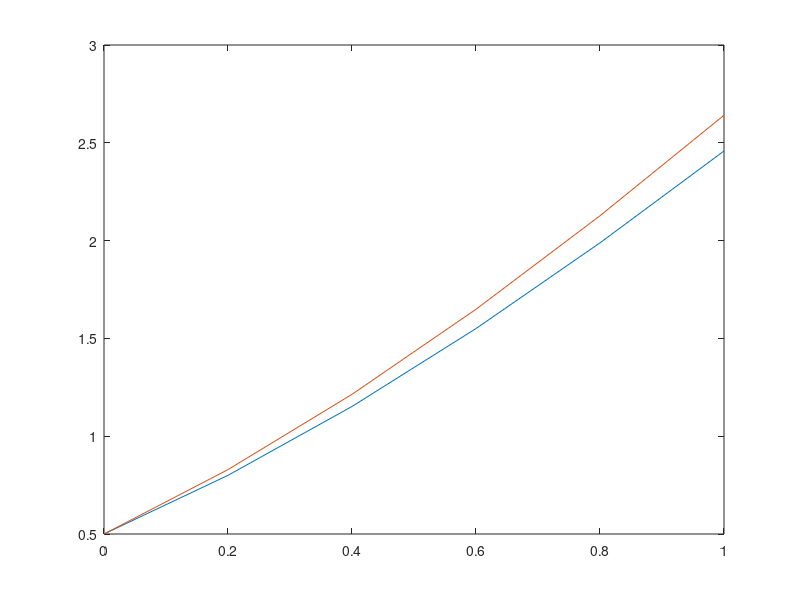

Source code (MATLAB):
function EulerExplicito()
Ej0();
end

function Ej0()
h=0.2;
tn=0;
t_end=1;

N =calculateNumberOfSteps(tn, t_end, h);

y= 1:N;
y(1)=0.5;
n=1;

while (tn<t_end)
    
    f_tnyn=EjFnt(y(n), tn);
    y(n+1)= y(n) + h* f_tnyn;
    
    tn = tn + h;
    n = n+1;
    
end
% We now calculate the real y(t)
real_y=0:0.2:1;
func_real_y=(real_y+1).^2 -0.5*exp(real_y);
error= abs(y - func_real_y);

fprintf('Euler %f Real %f Error %f \n', y ,func_real_y, error);

plot(0:h:t_end,y, real_y,func_real_y);


end

function totalSteps = calculateNumberOfSteps(tn, t_end, h)
    totalSteps = ((t_end - tn) / h ) + 1;
end

function f_tnyn = EjFnt(y_n, tn)
    f_tnyn = y_n - tn^2 + 1;
end